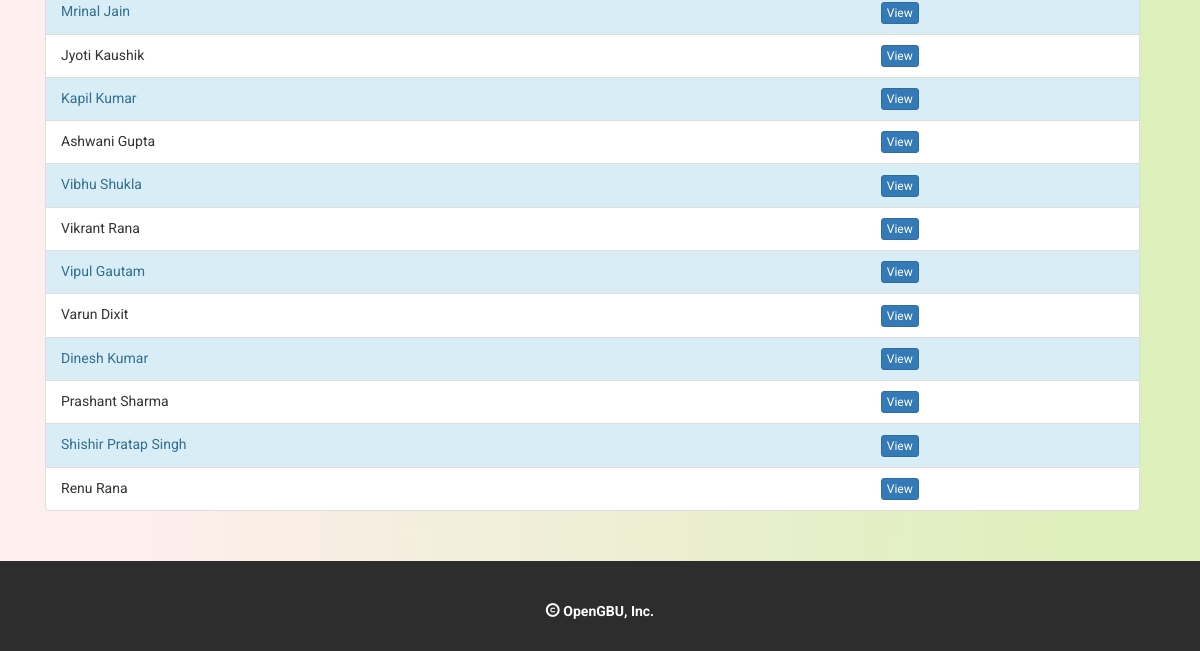
Page /alumni/alumni_list/all (lower part) on the earlier database version.
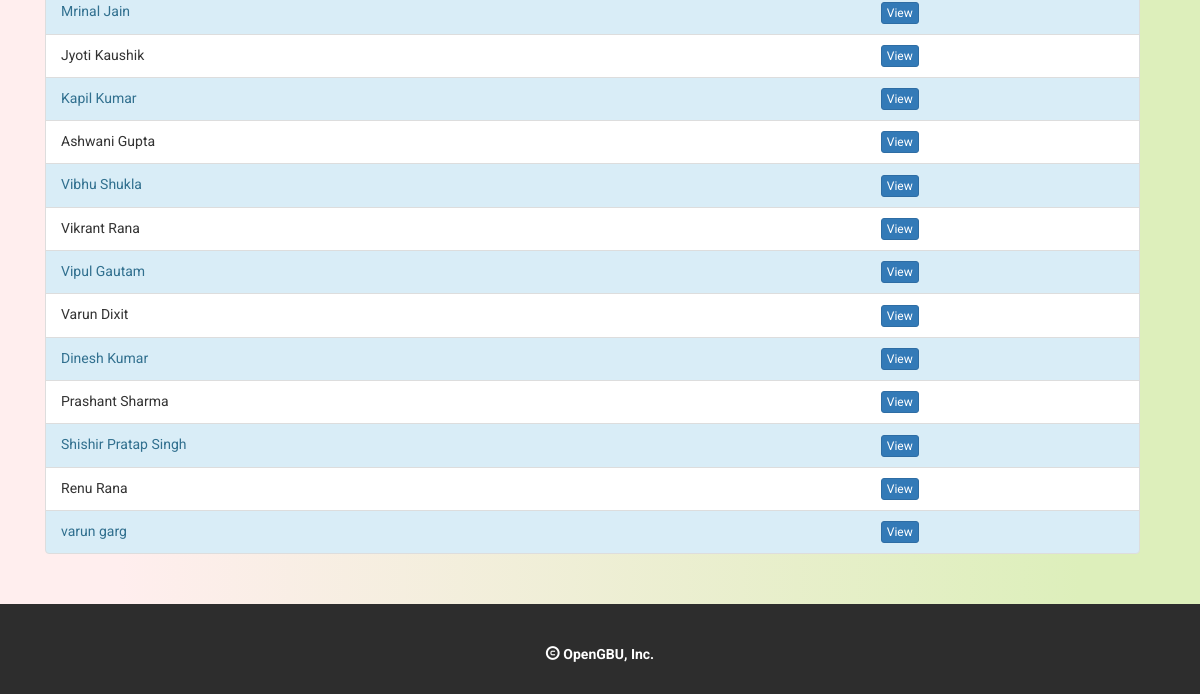
Same page on the later database version.
### tables this page shows
CREATE TABLE `users` (
  `user_id` int(11) NOT NULL,
  `username` varchar(25) NOT NULL,
  `password` varchar(200) NOT NULL,
  `type` varchar(40) NOT NULL,
  `email` varchar(50) NOT NULL,
  `active` int(11) NOT NULL DEFAULT '0',
  `profile_picture` varchar(50) NOT NULL DEFAULT 'resources/images/blank.jpg',
  `full_name` varchar(40) NOT NULL,
  `roll_number` varchar(10) NOT NULL,
  `phone_number` varchar(15) NOT NULL,
  `confirmation_link` varchar(36) NOT NULL,
  `dob` varchar(100) NOT NULL,
  `address` text NOT NULL,
  `gender` varchar(100) NOT NULL,
  `marital_status` varchar(100) NOT NULL,
  `distinguished` int(11) NOT NULL
);

### application/controllers/Alumni.php (called while the page is built, shortened)
<?php
class Alumni extends CI_Controller {
    public function alumni_list($dist) {
        $data['special'] = $dist;
        $this->load->view('pages/common/link');
        $this->load->view('pages/common/header');
        $this->load->view('pages/alumni/all_alumni', $data);
        $this->load->view('pages/common/footer');
    }
}

### index.php (called while the page is built, shortened)
<?php
require_once BASEPATH.'core/CodeIgniter.php';

### application/views/pages/alumni/all_alumni.php (the view, shortened to what this page needs)
<div class="container">
<div class ="col-sm-12" style="padding-top:50px; padding-bottom:50px;">
	<br/><br/>
    <?php
	if($special=='all')
	{
		$select_rows = $this->db->query("select full_name, roll_number, users.user_id, gender from users;");
    }
	else if($special=='distinguished')
	{
		$select_rows = $this->db->query("select full_name, roll_number, users.user_id, gender from users where distinguished = '1';");
	}
    if ($select_rows->num_rows() > 0) {
        ?>
        <ul class="nav nav-list col-sm-12" id = "record_list">
            <?php
			$count=0;
            foreach ($select_rows->result() as $row) {
                $count++;
				if($count%2==0)
				{
					$color='default';
				}
				else
				{
					$color='info';
				}
				?>
                <li class="list-group-item list-group-item-<?=$color?>">
                    <div class="row">
                        <div class="col-sm-4">
                            <?= $row->full_name ?>
                        </div>
                        <div class="col-sm-2">
                        </div>
                        <div class="col-sm-3">
                        </div>
                        <div class="col-sm-3">
                            <a href="<?= site_url('alumni_profile/load_profile?user_id=' . $row->user_id) ?>" class="btn btn-xs btn-primary">View</a>
                        </div>
                    </div>
                </li>
                <?php
            }
            ?>
        </ul>
        <?php
    } else {
        echo "<b>Nothing to Display, no Alumni Found</b>";
    }
    ?>
</div>
</div>

Differences in the rows shown:
added users: full_name "varun garg"
